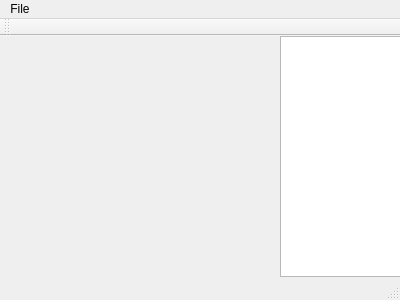
<?xml version="1.0" encoding="UTF-8"?>
<ui version="4.0">
 <class>MainWindow</class>
 <widget class="QMainWindow" name="MainWindow">
  <property name="geometry">
   <rect>
    <x>0</x>
    <y>0</y>
    <width>400</width>
    <height>300</height>
   </rect>
  </property>
  <property name="windowTitle">
   <string>MainWindow</string>
  </property>
  <widget class="QWidget" name="centralWidget">
   <widget class="QListView" name="listView">
    <property name="geometry">
     <rect>
      <x>280</x>
      <y>0</y>
      <width>121</width>
      <height>241</height>
     </rect>
    </property>
   </widget>
  </widget>
  <widget class="QMenuBar" name="menuBar">
   <property name="geometry">
    <rect>
     <x>0</x>
     <y>0</y>
     <width>400</width>
     <height>21</height>
    </rect>
   </property>
   <widget class="QMenu" name="menuCadQt">
    <property name="title">
     <string>File</string>
    </property>
    <addaction name="actionQuit"/>
   </widget>
   <addaction name="menuCadQt"/>
  </widget>
  <widget class="QToolBar" name="mainToolBar">
   <attribute name="toolBarArea">
    <enum>TopToolBarArea</enum>
   </attribute>
   <attribute name="toolBarBreak">
    <bool>false</bool>
   </attribute>
  </widget>
  <widget class="QStatusBar" name="statusBar"/>
  <action name="actionQuit">
   <property name="text">
    <string>Quit</string>
   </property>
  </action>
 </widget>
 <layoutdefault spacing="6" margin="11"/>
 <resources/>
 <connections/>
</ui>
